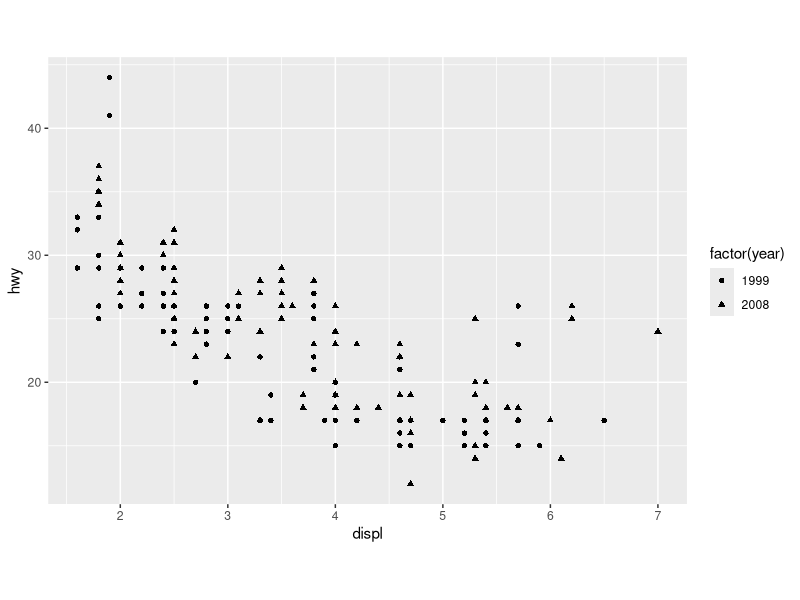

Here is the R script that generated this plot:
library(ggplot2)

pdf('some_file_name.pdf', paper = 'a4r')
qplot(displ, hwy, data = mpg, shape = factor(year), asp = 0.7)
dev.off()
